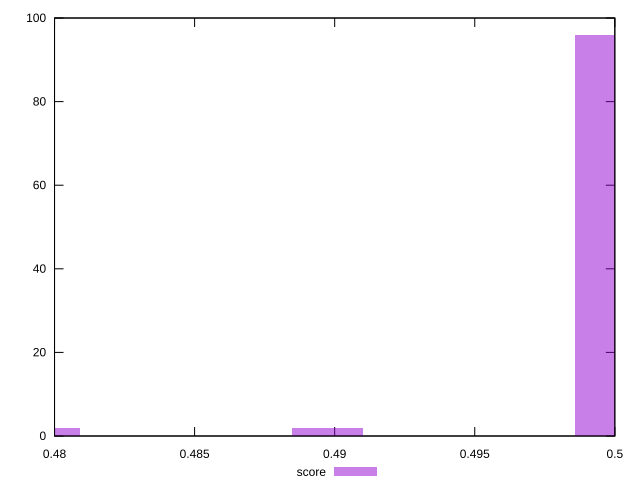

This figure's gnuplot source:
reset

$score <<EOF
0.49983328368380087 96
0.4897356415891786 2
0.4796379994945564 2
EOF

set key outside below
set boxwidth 0.00252441052365556
set xrange [0.48:0.5]
set yrange [0:100]
set trange [0:100]
set style fill transparent solid 0.5 noborder
set terminal svg size 640, 490 enhanced background rgb 'white'
set output "report_00022_2021-02-20T12:08:46.964Z/uses-rel-preload/samples/pages+cached+noadtech+nomedia/score/histogram.svg"

plot $score title "score" with boxes

reset
